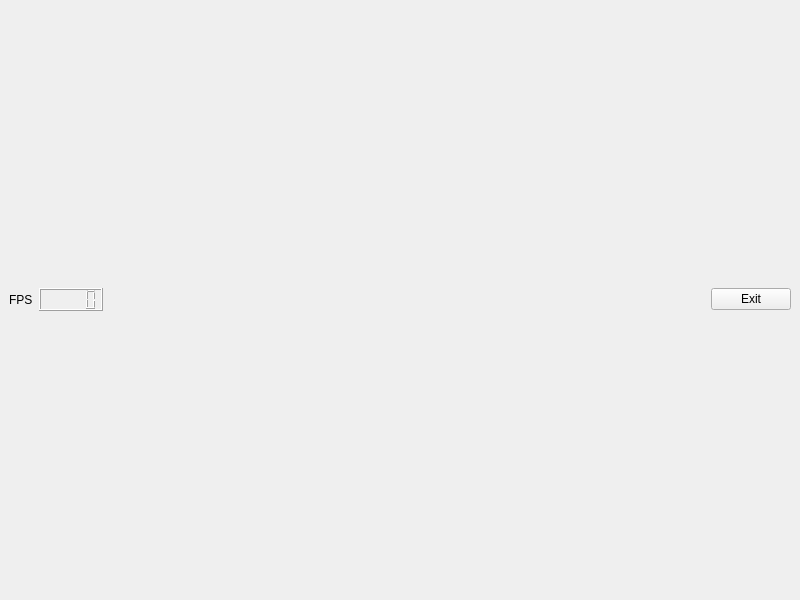
<?xml version="1.0" encoding="UTF-8"?>
<ui version="4.0">
 <class>RhanaWindow</class>
 <widget class="QMainWindow" name="RhanaWindow">
  <property name="geometry">
   <rect>
    <x>0</x>
    <y>0</y>
    <width>800</width>
    <height>600</height>
   </rect>
  </property>
  <property name="palette">
   <palette>
    <active>
     <colorrole role="WindowText">
      <brush brushstyle="SolidPattern">
       <color alpha="255">
        <red>255</red>
        <green>255</green>
        <blue>255</blue>
       </color>
      </brush>
     </colorrole>
     <colorrole role="Button">
      <brush brushstyle="SolidPattern">
       <color alpha="255">
        <red>61</red>
        <green>56</green>
        <blue>70</blue>
       </color>
      </brush>
     </colorrole>
     <colorrole role="Light">
      <brush brushstyle="SolidPattern">
       <color alpha="255">
        <red>92</red>
        <green>84</green>
        <blue>105</blue>
       </color>
      </brush>
     </colorrole>
     <colorrole role="Midlight">
      <brush brushstyle="SolidPattern">
       <color alpha="255">
        <red>76</red>
        <green>70</green>
        <blue>87</blue>
       </color>
      </brush>
     </colorrole>
     <colorrole role="Dark">
      <brush brushstyle="SolidPattern">
       <color alpha="255">
        <red>31</red>
        <green>28</green>
        <blue>35</blue>
       </color>
      </brush>
     </colorrole>
     <colorrole role="Mid">
      <brush brushstyle="SolidPattern">
       <color alpha="255">
        <red>41</red>
        <green>37</green>
        <blue>47</blue>
       </color>
      </brush>
     </colorrole>
     <colorrole role="Text">
      <brush brushstyle="SolidPattern">
       <color alpha="255">
        <red>255</red>
        <green>255</green>
        <blue>255</blue>
       </color>
      </brush>
     </colorrole>
     <colorrole role="BrightText">
      <brush brushstyle="SolidPattern">
       <color alpha="255">
        <red>255</red>
        <green>255</green>
        <blue>255</blue>
       </color>
      </brush>
     </colorrole>
     <colorrole role="ButtonText">
      <brush brushstyle="SolidPattern">
       <color alpha="255">
        <red>255</red>
        <green>255</green>
        <blue>255</blue>
       </color>
      </brush>
     </colorrole>
     <colorrole role="Base">
      <brush brushstyle="SolidPattern">
       <color alpha="255">
        <red>0</red>
        <green>0</green>
        <blue>0</blue>
       </color>
      </brush>
     </colorrole>
     <colorrole role="Window">
      <brush brushstyle="SolidPattern">
       <color alpha="255">
        <red>61</red>
        <green>56</green>
        <blue>70</blue>
       </color>
      </brush>
     </colorrole>
     <colorrole role="Shadow">
      <brush brushstyle="SolidPattern">
       <color alpha="255">
        <red>0</red>
        <green>0</green>
        <blue>0</blue>
       </color>
      </brush>
     </colorrole>
     <colorrole role="AlternateBase">
      <brush brushstyle="SolidPattern">
       <color alpha="255">
        <red>30</red>
        <green>28</green>
        <blue>35</blue>
       </color>
      </brush>
     </colorrole>
     <colorrole role="ToolTipBase">
      <brush brushstyle="SolidPattern">
       <color alpha="255">
        <red>255</red>
        <green>255</green>
        <blue>220</blue>
       </color>
      </brush>
     </colorrole>
     <colorrole role="ToolTipText">
      <brush brushstyle="SolidPattern">
       <color alpha="255">
        <red>0</red>
        <green>0</green>
        <blue>0</blue>
       </color>
      </brush>
     </colorrole>
    </active>
    <inactive>
     <colorrole role="WindowText">
      <brush brushstyle="SolidPattern">
       <color alpha="255">
        <red>0</red>
        <green>0</green>
        <blue>0</blue>
       </color>
      </brush>
     </colorrole>
     <colorrole role="Button">
      <brush brushstyle="SolidPattern">
       <color alpha="255">
        <red>239</red>
        <green>239</green>
        <blue>239</blue>
       </color>
      </brush>
     </colorrole>
     <colorrole role="Light">
      <brush brushstyle="SolidPattern">
       <color alpha="255">
        <red>255</red>
        <green>255</green>
        <blue>255</blue>
       </color>
      </brush>
     </colorrole>
     <colorrole role="Midlight">
      <brush brushstyle="SolidPattern">
       <color alpha="255">
        <red>202</red>
        <green>202</green>
        <blue>202</blue>
       </color>
      </brush>
     </colorrole>
     <colorrole role="Dark">
      <brush brushstyle="SolidPattern">
       <color alpha="255">
        <red>159</red>
        <green>159</green>
        <blue>159</blue>
       </color>
      </brush>
     </colorrole>
     <colorrole role="Mid">
      <brush brushstyle="SolidPattern">
       <color alpha="255">
        <red>184</red>
        <green>184</green>
        <blue>184</blue>
       </color>
      </brush>
     </colorrole>
     <colorrole role="Text">
      <brush brushstyle="SolidPattern">
       <color alpha="255">
        <red>0</red>
        <green>0</green>
        <blue>0</blue>
       </color>
      </brush>
     </colorrole>
     <colorrole role="BrightText">
      <brush brushstyle="SolidPattern">
       <color alpha="255">
        <red>255</red>
        <green>255</green>
        <blue>255</blue>
       </color>
      </brush>
     </colorrole>
     <colorrole role="ButtonText">
      <brush brushstyle="SolidPattern">
       <color alpha="255">
        <red>0</red>
        <green>0</green>
        <blue>0</blue>
       </color>
      </brush>
     </colorrole>
     <colorrole role="Base">
      <brush brushstyle="SolidPattern">
       <color alpha="255">
        <red>255</red>
        <green>255</green>
        <blue>255</blue>
       </color>
      </brush>
     </colorrole>
     <colorrole role="Window">
      <brush brushstyle="SolidPattern">
       <color alpha="255">
        <red>239</red>
        <green>239</green>
        <blue>239</blue>
       </color>
      </brush>
     </colorrole>
     <colorrole role="Shadow">
      <brush brushstyle="SolidPattern">
       <color alpha="255">
        <red>118</red>
        <green>118</green>
        <blue>118</blue>
       </color>
      </brush>
     </colorrole>
     <colorrole role="AlternateBase">
      <brush brushstyle="SolidPattern">
       <color alpha="255">
        <red>247</red>
        <green>247</green>
        <blue>247</blue>
       </color>
      </brush>
     </colorrole>
     <colorrole role="ToolTipBase">
      <brush brushstyle="SolidPattern">
       <color alpha="255">
        <red>255</red>
        <green>255</green>
        <blue>220</blue>
       </color>
      </brush>
     </colorrole>
     <colorrole role="ToolTipText">
      <brush brushstyle="SolidPattern">
       <color alpha="255">
        <red>0</red>
        <green>0</green>
        <blue>0</blue>
       </color>
      </brush>
     </colorrole>
    </inactive>
    <disabled>
     <colorrole role="WindowText">
      <brush brushstyle="SolidPattern">
       <color alpha="255">
        <red>31</red>
        <green>28</green>
        <blue>35</blue>
       </color>
      </brush>
     </colorrole>
     <colorrole role="Button">
      <brush brushstyle="SolidPattern">
       <color alpha="255">
        <red>61</red>
        <green>56</green>
        <blue>70</blue>
       </color>
      </brush>
     </colorrole>
     <colorrole role="Light">
      <brush brushstyle="SolidPattern">
       <color alpha="255">
        <red>92</red>
        <green>84</green>
        <blue>105</blue>
       </color>
      </brush>
     </colorrole>
     <colorrole role="Midlight">
      <brush brushstyle="SolidPattern">
       <color alpha="255">
        <red>76</red>
        <green>70</green>
        <blue>87</blue>
       </color>
      </brush>
     </colorrole>
     <colorrole role="Dark">
      <brush brushstyle="SolidPattern">
       <color alpha="255">
        <red>31</red>
        <green>28</green>
        <blue>35</blue>
       </color>
      </brush>
     </colorrole>
     <colorrole role="Mid">
      <brush brushstyle="SolidPattern">
       <color alpha="255">
        <red>41</red>
        <green>37</green>
        <blue>47</blue>
       </color>
      </brush>
     </colorrole>
     <colorrole role="Text">
      <brush brushstyle="SolidPattern">
       <color alpha="255">
        <red>31</red>
        <green>28</green>
        <blue>35</blue>
       </color>
      </brush>
     </colorrole>
     <colorrole role="BrightText">
      <brush brushstyle="SolidPattern">
       <color alpha="255">
        <red>255</red>
        <green>255</green>
        <blue>255</blue>
       </color>
      </brush>
     </colorrole>
     <colorrole role="ButtonText">
      <brush brushstyle="SolidPattern">
       <color alpha="255">
        <red>31</red>
        <green>28</green>
        <blue>35</blue>
       </color>
      </brush>
     </colorrole>
     <colorrole role="Base">
      <brush brushstyle="SolidPattern">
       <color alpha="255">
        <red>61</red>
        <green>56</green>
        <blue>70</blue>
       </color>
      </brush>
     </colorrole>
     <colorrole role="Window">
      <brush brushstyle="SolidPattern">
       <color alpha="255">
        <red>61</red>
        <green>56</green>
        <blue>70</blue>
       </color>
      </brush>
     </colorrole>
     <colorrole role="Shadow">
      <brush brushstyle="SolidPattern">
       <color alpha="255">
        <red>177</red>
        <green>177</green>
        <blue>177</blue>
       </color>
      </brush>
     </colorrole>
     <colorrole role="AlternateBase">
      <brush brushstyle="SolidPattern">
       <color alpha="255">
        <red>247</red>
        <green>247</green>
        <blue>247</blue>
       </color>
      </brush>
     </colorrole>
     <colorrole role="ToolTipBase">
      <brush brushstyle="SolidPattern">
       <color alpha="255">
        <red>255</red>
        <green>255</green>
        <blue>220</blue>
       </color>
      </brush>
     </colorrole>
     <colorrole role="ToolTipText">
      <brush brushstyle="SolidPattern">
       <color alpha="255">
        <red>0</red>
        <green>0</green>
        <blue>0</blue>
       </color>
      </brush>
     </colorrole>
    </disabled>
   </palette>
  </property>
  <property name="windowTitle">
   <string>RhanaWindow</string>
  </property>
  <property name="autoFillBackground">
   <bool>true</bool>
  </property>
  <widget class="QWidget" name="centralwidget">
   <property name="sizePolicy">
    <sizepolicy hsizetype="Expanding" vsizetype="Expanding">
     <horstretch>0</horstretch>
     <verstretch>0</verstretch>
    </sizepolicy>
   </property>
   <layout class="QVBoxLayout" name="verticalLayout">
    <item>
     <layout class="QHBoxLayout" name="Display_Layout"/>
    </item>
    <item>
     <layout class="QHBoxLayout" name="horizontalLayout">
      <item>
       <widget class="QLabel" name="FPS_Label">
        <property name="text">
         <string>FPS</string>
        </property>
       </widget>
      </item>
      <item>
       <widget class="QLCDNumber" name="FPS_Display"/>
      </item>
      <item>
       <spacer name="horizontalSpacer">
        <property name="orientation">
         <enum>Qt::Horizontal</enum>
        </property>
        <property name="sizeHint" stdset="0">
         <size>
          <width>40</width>
          <height>20</height>
         </size>
        </property>
       </spacer>
      </item>
      <item>
       <widget class="QPushButton" name="exitButton">
        <property name="autoFillBackground">
         <bool>true</bool>
        </property>
        <property name="text">
         <string>Exit</string>
        </property>
       </widget>
      </item>
     </layout>
    </item>
   </layout>
  </widget>
  <widget class="QMenuBar" name="menubar">
   <property name="geometry">
    <rect>
     <x>0</x>
     <y>0</y>
     <width>800</width>
     <height>21</height>
    </rect>
   </property>
  </widget>
 </widget>
 <resources/>
 <connections>
  <connection>
   <sender>exitButton</sender>
   <signal>clicked()</signal>
   <receiver>RhanaWindow</receiver>
   <slot>close()</slot>
   <hints>
    <hint type="sourcelabel">
     <x>749</x>
     <y>300</y>
    </hint>
    <hint type="destinationlabel">
     <x>399</x>
     <y>299</y>
    </hint>
   </hints>
  </connection>
 </connections>
</ui>
